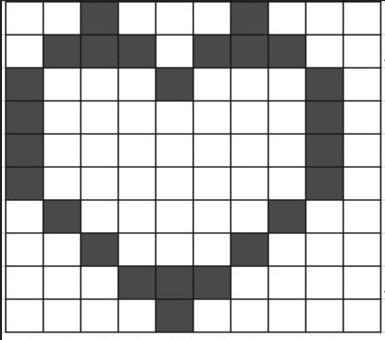
#> input picture hw4/images/q1_huffman.jpg, 385 x 340 px
$ jupyter execute HW4.ipynb
#> lines starting #> are read from the running program, lines starting #| are printed output that depends on the picture; long printed decimals are rounded
[cell 1]
import cv2
import numpy as np
import math
import matplotlib.pyplot as plt
import matplotlib.image as mpimg
from skimage import color

# Question 1 : Huffman Binary Tree (40 points)
Huffman coding is a lossless image compression technique. In this problem, we will
understand the Huffman coding algorithm better, but will not be required to implement it.
PS; you will not be required to generate the compressed image from the original image.

a) (5 points) Read the image heart.jpg, convert the image to grayscale with each
pixel ranging between 0 and 15 (only 4 bits to represent each pixel), and display
the histogram of the image.

[cell 2]
def histogram(img, max_val=256):
    histogram = np.zeros(16)
    rows = img.shape[0]
    cols = img.shape[1]
    for i in range(rows):
        for j in range(cols):
            histogram[img[i][j]] += 1
    return histogram.astype(int)

heart = mpimg.imread('images/q1_huffman.jpg')
#> heart is the input picture: shape (340, 385, 4) float32; mean R, G, B, A 0.76, 0.76, 0.762, 1
heart = heart[:, :, :3]
#> heart: shape (340, 385, 3) float32
heart = np.uint8(color.rgb2gray(heart) * 15)
#> heart: shape (340, 385)

hist = histogram(heart, max_val=16)
#> hist = [0, 1464, 3565, 3618, 28215, 1582, 1253, 1263, 2591, 1, 3, 54, 2908, 1429, 82954, 0]
plt.hist(list(range(0, 16)), weights=hist, bins=16)
plt.title('Heart Histogram')
plt.xlabel('Gray Level')
plt.ylabel('Occurrences')
plt.show()
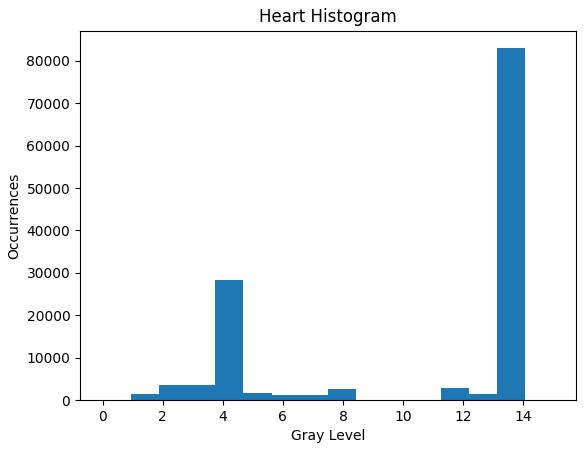
#> figure drawn by matplotlib, 1 panel; tallest bar 82954 high, from x = 13.12 to 14.06

b) (15 points) Write a python/matlab function to generate the Huffman tree. The
function should take the input parameter as an array of size 16 which contains
the corresponding number of occurrences for each pixel value. The function
should then calculate the probabilities for each pixel value, and then generate the
Huffman tree as described in the module slides. Display the Huffman tree for
heart.jpg with proper formatting by generating the input array of size 16 for the
image and passing through the function.

[cell 3]
from ppbtree import print_tree

class huffman_node:
    def __init__(self, value=None, code=None, probability=0, left=None, right=None):
        if value is not None:
            self.name = [round(probability, 5), value]
        else:
            self.name = round(probability, 5)
        self.value = value
        self.code = code
        self.probability = probability
        self.left = left
        self.right = right

    def set_code(self, current=''):
        if self.value is not None:
            self.code = current
            self.name.append(current)
        else:
            if self.left is not None:
                self.left.set_code(current + '0')
            if self.right is not None:
                self.right.set_code(current + '1')

    def get_code(self, current={}):
        if self.value is not None:
            current[self.value] = self.code
        else:
            if self.left is not None:
                self.left.get_code(current)
            if self.right is not None:
                self.right.get_code(current)

        return current


def huffman_tree(histogram=[]):
    nodes = [huffman_node(value=level, probability=occurrences / np.sum(histogram))
              for level, occurrences in enumerate(histogram) if occurrences != 0]

    for i in range(len(nodes) - 1):
        nodes.sort(key=lambda x: x.probability)
        right = nodes.pop(0)
        left = nodes.pop(0)
        nodes.append(huffman_node(probability=left.probability+right.probability, left=left, right=right))

    nodes[0].set_code()
    return nodes[0]

root = huffman_tree(hist)
#> in huffman_tree, `nodes = [huffman_node(value=level, probability=occurrences / np.sum(hi..`: nodes = 14 items
#> the loop in huffman_tree, `for i in range(len(nodes) - 1):` made 13 passes
#> after the loop in huffman_tree, `for i in range(len(nodes) - 1):`: nodes = 1 item
print_tree(root, nameattr='name', left_child='left', right_child='right')
#> (this line was passed over: ppbtree is not available in this run)

c) (10 points) Write a python/matlab function which extends/uses the previous
function, and additionally calculates the codeword for each pixel value from 0 to 15.
The function should take the input parameter as an array of size 16 with the
corresponding number of occurrences for each pixel value. Display the codeword
generated for each pixel value in heart.jpg by generating the input array of size
16 for the image and passing through the function.

[cell 4]
def get_codes(histogram):
    root = huffman_tree(histogram)
#> the loop in huffman_tree (call 2), `for i in range(len(nodes) - 1):` made 13 passes
    return root.get_code()

print(sorted(get_codes(hist).items()))
#| [(1, '110100'), (2, '11000'), (3, '1111'), (4, '10'), (5, '11101'), (6, '1110000'), (7, '111001'), (8, '11011'), (9, '111000111'), (10, '111000110'), (11, '11100010'), (12, '11001'), (13, '110101'), (14, '0')]

d) (10 points) Write a python/matlab function which extends/uses the previous
function, and additionally calculates the new BPP and the compression ratio after
applying Huffman coding. The function should take the input parameter as an
array of size 16 with the corresponding number of occurrences for each pixel
value, and the output of the function should be the new BPP and the
compression ratio. Report the BPP and compression ratio achieved for heart.jpg
by generating the input array of size 16 for the image and passing through the
function.

[cell 5]
def compute_ratios(histogram):
    probabilities = histogram / np.sum(histogram)
    codes = get_codes(histogram)
    orig_bits = math.log2(len(histogram))
    code_bits = sum(len(codes[key]) * probabilities[key] for key in codes.keys())
    ratio = orig_bits / code_bits
    return code_bits, ratio

bpp, compression = compute_ratios(hist)
#> in compute_ratios, `probabilities = histogram / np.sum(histogram)`: probabilities = [0, 0.0112, 0.0272, 0.0276, 0.216, 0.0121, 0.00957, 0.00965, 0.0198, 7.64e-06, 2.29e-05, 0.000413, 0.0222, 0.0109, 0.634, 0]
#> in compute_ratios, `codes = get_codes(histogram)`: codes = 14 items
#> in compute_ratios, `orig_bits = math.log2(len(histogram))`: orig_bits = 4
#> in compute_ratios, `code_bits = sum(len(codes[key]) * probabilities[key] for key in codes...`: code_bits = 1.84
#> in compute_ratios, `ratio = orig_bits / code_bits`: ratio = 2.17
#> bpp = 1.84; compression = 2.17
print(f'BPP: {bpp}')
#| BPP: 1.843
print(f'CR: ({compression}:1)')
#| CR: (2.170:1)

# Question 2 : Reference Image Quality Assessment (30 points)
In this problem, we will be using MSE and PSNR to quantify the quality of different
images with respect to an original image.

a) (5 points) Convert the golden.jpg image to grayscale, and apply FSCS on the
resulting grayscale image. Display the original grayscale image and the image
after FSCS side-by-side with appropriate labels.

[cell 6]
def func_fscs(img):
    A = np.amin(img)
    B = np.amax(img)
    P = (256 - 1) / (B - A)
    L = -A * (256 - 1) / (B - A)
    rows = img.shape[0]
    cols = img.shape[1]
    fscs_img = img.copy()
    for i in range(rows):
        for j in range(cols):
            fscs_img[i][j] = P * fscs_img[i][j] + L
    return fscs_img

golden = mpimg.imread('images/q2_qualityAssessment.jpg')
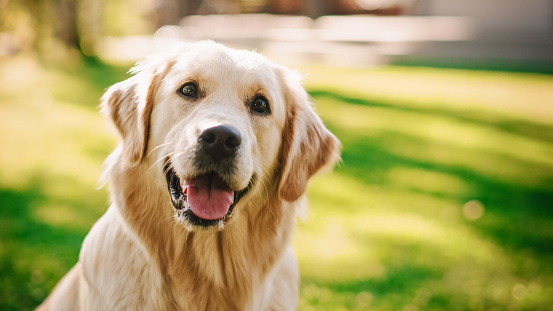
#> input picture hw4/images/q2_qualityAssessment.jpg, 553 x 311 px
#> golden is the input picture: shape (311, 553, 3); mean R, G, B 173.7, 163.6, 101.2
golden = color.rgb2gray(golden) * 255
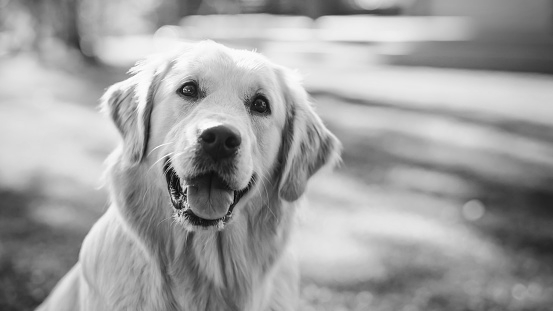
#> golden: shape (311, 553) float64; min 4.08, max 255, mean 161.3
fscs = func_fscs(golden)
#> in func_fscs, `A = np.amin(img)`: A = 4.08
#> in func_fscs, `B = np.amax(img)`: B = 255
#> in func_fscs, `P = (256 - 1) / (B - A)`: P = 1.02
#> in func_fscs, `L = -A * (256 - 1) / (B - A)`: L = -4.15

fig = plt.figure(figsize=(10, 3.5))
ax1 = fig.add_subplot(1,2,1)
ax2 = fig.add_subplot(1,2,2)
ax1.axis('off')
ax2.axis('off')
ax1.title.set_text('Grayscale')
ax2.title.set_text('FSCS')
ax1.imshow(golden, cmap='gray', vmin=0, vmax=255)
ax2.imshow(fscs, cmap='gray', vmin=0, vmax=255)
plt.show()

b) (5 points) Convert the golden.jpg image to grayscale. Randomly choose 20% of
the pixels and change their intensity to 0. Display the original grayscale image
and the resulting grayscale image side-by-side with appropriate labels.

[cell 7]
def pepper(img, fraction=1/5):
    upper_bound = (1 / fraction) + 1
    pepper = np.random.randint(0, upper_bound, img.shape).clip(0, 1)
    return np.multiply(img, pepper)

peppered = pepper(golden)
fig = plt.figure(figsize=(10, 3.5))
ax1 = fig.add_subplot(1,2,1)
ax2 = fig.add_subplot(1,2,2)
ax1.axis('off')
ax2.axis('off')
ax1.title.set_text('Grayscale')
ax2.title.set_text('Intensity Peppered')
ax1.imshow(golden, cmap='gray', vmin=0, vmax=255)
ax2.imshow(peppered, cmap='gray', vmin=0, vmax=255)
plt.show()

c) (5 points) Convert the golden.jpg image to grayscale. Apply the gamma
correction algorithm on this grayscale image for a gamma value of 0.95. Display
the original grayscale image and the resulting gamma corrected grayscale image
side-by-side with appropriate labels.

[cell 8]
def func_gamma(img, gamma):
    return np.power(img, 1 / gamma).astype(int)

gamma = func_gamma(golden, 0.95)
fig = plt.figure(figsize=(10, 3.5))
ax1 = fig.add_subplot(1,2,1)
ax2 = fig.add_subplot(1,2,2)
ax1.axis('off')
ax2.axis('off')
ax1.title.set_text('Grayscale')
ax2.title.set_text('Gamma Corrected')
ax1.imshow(golden, cmap='gray', vmin=0, vmax=255)
ax2.imshow(gamma, cmap='gray', vmin=0, vmax=255)
plt.show()

d) (10 points) Write a python/matlab function to take in two grayscale images as
input, and give the MSE and PSNR of the second image with reference to the
first image (original image) as the output.

[cell 9]
def metrics(img1, img2):
    mse = (np.square(img1 - img2)).mean()
    psnr = 10 * math.log10((255 ** 2) / math.sqrt(mse))
    return mse, psnr

e) (5 points) Run the function written in the previous parts, and report the MSE and
PSNR for the images generated in parts a), b) and c) with reference to the
original grayscale golden.jpg image. Report these values in a table with clear
labels. Comment a few lines on the MSE values observed, the similarities and
differences between the MSE values of the different images, and whether MSE
captures the quality of an image effectively.

[cell 10]
img_names = ['FSCS Image', 'Intensity Peppered', 'Gamma Corrected']
imgs = [fscs, peppered, gamma]
m = [metrics(img, golden) for img in imgs]
#> in metrics, `mse = (np.square(img1 - img2)).mean()`: mse = 3.04
#> in metrics, `psnr = 10 * math.log10((255 ** 2) / math.sqrt(mse))`: psnr = 45.71
#> m = [(3.04, 45.71), (4750.5, 29.75), (2831.3, 30.87)]

print ("{:<20} {:<20} {:<20}".format('Image','MSE','PSNR'))
for i, (mse, psnr) in enumerate(m):
    print ("{:<20} {:<20} {:<20}".format(img_names[i], mse, psnr))
#> this loop made 3 passes
#> (printed output is left out)

**Answer:** MSE Error is very low for the FSCS image and very high for both the gamma corrected and peppered images. MSE does not capture the quality of an image effectively in certain situations. The quality difference between the gamma corrected and FSCS image isn't as huge as it makes it seem; its value is closer to the peppered image, which looks much worse, than the FSCS image)

# Question 3 : Hough Transform (30 points)
In this problem, we will be utilizing the hough transform to detect lines in the lines.jpg
image.

a) (10 marks) Consider Question 3 of HW2. This question is a continuation of that
question. Refer to HW2 in Canvas → Files tab to access the Question 3 of HW2.
If you have not completed Q3 in HW2, complete it now and display the four DoG
filtered images of lines.jpg ( instead of flowers.jpg asked in “HW2 Q3 part c” ) in a
2x2 grid with the appropriate labels.

[cell 11]
def mylinearfilter(img, h):
    rows = img.shape[0] + h.shape[0] - 1
    cols = img.shape[1] + h.shape[1] - 1
    dft_img = np.fft.fft2(img, (rows, cols))
    dft_h = np.fft.fft2(h, (rows, cols))
    dft = np.multiply(dft_img, dft_h)
    unpad_rows = int((rows - img.shape[0]) / 2)
    unpad_cols = int((cols - img.shape[1]) / 2)
    return np.fft.ifft2(dft)[unpad_rows:-unpad_rows, unpad_cols:-unpad_cols]

def myDoG(DoGsize, sigma1, k):
    sigma2 = k * sigma1
    square_size = min(DoGsize)
    kernel1 = cv2.getGaussianKernel(square_size, sigma1)
    kernel1 = kernel1 * np.transpose(kernel1)
    kernel2 = cv2.getGaussianKernel(square_size, sigma2)
    kernel2 = kernel2 * np.transpose(kernel2)
    kernel = kernel2 - kernel1
    rows_border = max(0, int((DoGsize[0] - square_size) / 2))
    cols_border = max(0, int((DoGsize[1] - square_size) / 2))
    return cv2.copyMakeBorder(kernel, rows_border, rows_border, cols_border, cols_border, cv2.BORDER_CONSTANT, None, value=0)

lines = mpimg.imread('images/q3_hough.jpg')
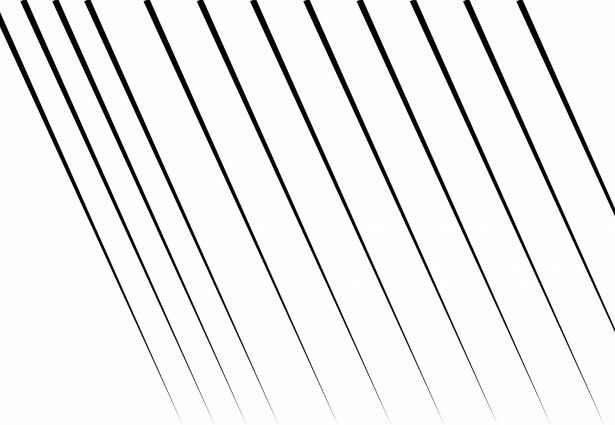
#> input picture hw4/images/q3_hough.jpg, 615 x 425 px
#> lines is the input picture: shape (425, 615, 3); min 0, max 255, mean 237.2
lines = color.rgb2gray(lines) * 255
#> lines: shape (425, 615) float64
# trim an edge
g_flowers = lines[:, 1:]

filters = [myDoG(lines.shape, sigma1, 1.5) for sigma1 in range(1, 5)]
filtered_imgs = [mylinearfilter(lines, filters[i]) for i in range(len(filters))]
#> in mylinearfilter (call 4), `dft_h = np.fft.fft2(h, (rows, cols))`:
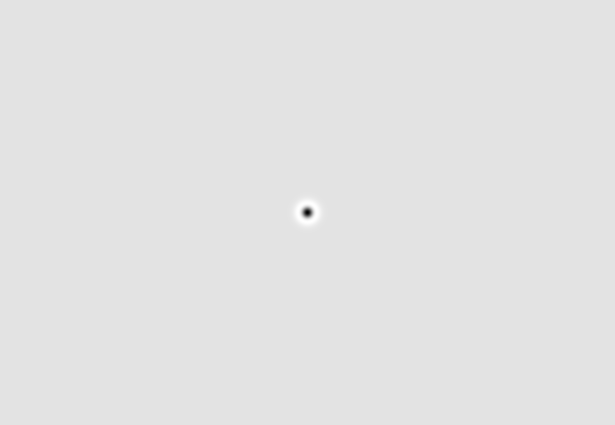
#> h: shape (425, 615) float64; min -0.00553, max 0.000669, mean 4.07e-22; drawn with min black and max white
#> filtered_imgs = 4 items

fig = plt.figure(figsize=(9, 6))
for i in range(4):
    ax = fig.add_subplot(2,2,i+1)
    ax.axis('off')
    ax.title.set_text('Filtered Lines, sigma1 = ' + str(i+1) + ', k = 1.5')
    ax.imshow(np.real(filtered_imgs[i]), cmap='gray')
plt.show()

b) (10 marks) One useful application of DoG filtering is edge detection. After DoG
filtering, zero-crossings occur near the center of edges, where the DoG goes
from positive to negative or from negative to positive between neighboring pixels.
On the four filtered images of lines.jpg, find horizontal and vertical zero-crossings
to generate the corresponding edge maps. In the edge maps, set the value of
pixels corresponding to zero-crossings to 1 and the rest to 0. Display the four
edge maps and write a few lines on your observations.

[cell 12]
def zero_crossings(img):
    edge_map = np.zeros_like(img)
    for i in range(img.shape[0]):
        for j in range(img.shape[1]):
            if (i < img.shape[0] - 1):
                edge_map[i, j] = 1 if np.sign(img[i, j]) != np.sign(img[i+1, j]) else edge_map[i, j]
            if (j < img.shape[1] - 1):
                edge_map[i, j] = 1 if np.sign(img[i, j]) != np.sign(img[i, j+1]) else edge_map[i, j]
    return edge_map

edge_maps = [zero_crossings(np.real(img)) for img in filtered_imgs]
#> after the loop in zero_crossings, `for i in range(img.shape[0]):`:
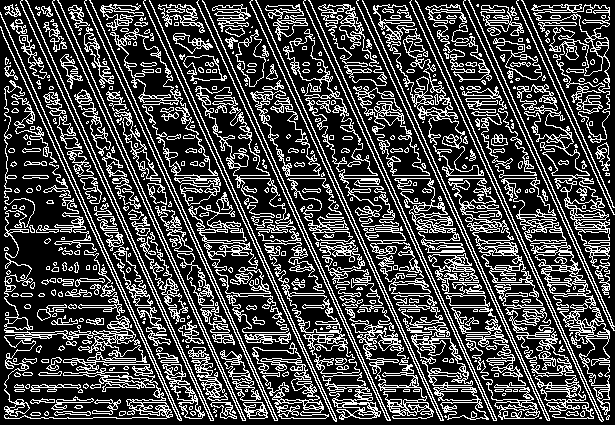
#> edge_map: shape (425, 615) float64; values 0 (black) and 1 (white), 27.3% white in thin lines or dots
#> after the loop in zero_crossings (call 4), `for i in range(img.shape[0]):`:
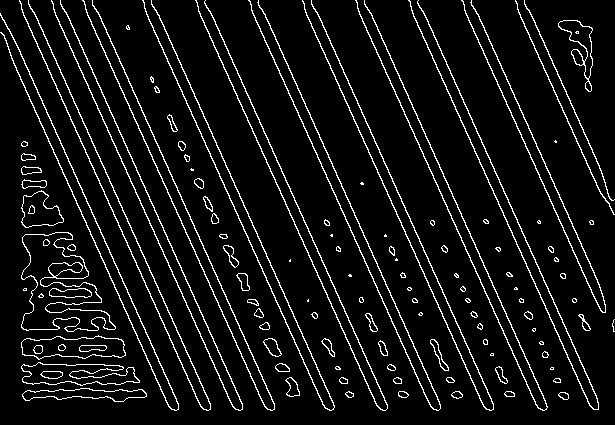
#> edge_map: shape (425, 615) float64; values 0 (black) and 1 (white), 6.9% white in thin lines or dots
#> edge_maps = 4 items
fig = plt.figure(figsize=(9, 6))
for i in range(4):
    ax = fig.add_subplot(2,2,i+1)
    ax.axis('off')
    ax.title.set_text('Edge Map, sigma1 = ' + str(i+1) + ', k = 1.5')
    ax.imshow(edge_maps[i], cmap='gray')
plt.show()

**Answer:** We see that the higher value of sigma we use the less noise shows up in the edge map. This makes sense since we are increasing the size of the band while reducing its extreme point, so less noise is accentuated in the last edge map.

c) (10 points) In this part, we will be using the hough transform to detect lines in the
edge map generated in the previous question. Take any one of the four edge
maps generated. Write a function in python/matlab which takes in the input
parameter as the edge map image, and gives the output as a grayscale image
with only the detected lines. In this function, you will use an internal array of “rho
x theta” size, and use this as a hough accumulator and increment an index as
you find a line. Then, use a suitable threshold, and every index in the array
greater than this threshold should be considered a line. Then with the (rho, theta)
pairs found above the threshold, generate a grayscale image with the lines
generated using these (rho, theta) pairs. Run one of the edge maps of lines.jpg
through this function, and display both the original lines.jpg image and the
generated grayscale “line detection” image side-by-side with the appropriate
labels

[cell 13]
def hough_transform(edge_map, threshold=100, num_lines=0):
    # if num_lines set to 0, then it is ignored

    width, height = edge_map.shape
    diagonal = int(round(math.sqrt(width * width + height * height)))
    rhos = np.linspace(-diagonal, diagonal, diagonal * 2)
    thetas = np.deg2rad(np.arange(-90, 90, 1))
    cos_t = np.cos(thetas)
    sin_t = np.sin(thetas)
    A = np.zeros((2 * diagonal, len(thetas)), dtype=np.uint8)

    xs, ys = np.nonzero(edge_map)
    for i in range(len(xs)):
        x = xs[i]
        y = ys[i]
        for theta_idx in range(len(thetas)):
            rho = diagonal + int(x * cos_t[theta_idx] + y * sin_t[theta_idx])
            A[rho, theta_idx] += 1

    indices =  np.argpartition(A.flatten(), -2)[-num_lines:]
    indices = np.vstack(np.unravel_index(indices, A.shape)).T

    lines = np.transpose(np.zeros_like(edge_map).astype(np.uint8))
    lines = cv2.cvtColor(lines, cv2.COLOR_GRAY2BGR)
    for i in range(len(indices)):
        if (A[indices[i][0], indices[i][1]] > threshold):
            rho = rhos[indices[i][0]]
            a = cos_t[indices[i][1]]
            b = sin_t[indices[i][1]]
            x0 = a * rho
            y0 = b * rho
            x1 = int(x0 - b * 1000)
            y1 = int(y0 + a * 1000)
            x2 = int(x0 + b * 1000)
            y2 = int(y0 - a * 1000)
            # print(rho, a, b, A[rho, theta_idx], (x1, y1), '-->', (x2, y2))
            cv2.line(lines, (x1, y1), (x2, y2), (0, 255, 0), 1)
    return np.transpose(cv2.cvtColor(lines, cv2.COLOR_BGR2GRAY))

lines = hough_transform(edge_maps[3], threshold=125)
#> in hough_transform, `rhos = np.linspace(-diagonal, diagonal, diagonal * 2)`: rhos = 1496 values from -748 to 748
#> in hough_transform, `thetas = np.deg2rad(np.arange(-90, 90, 1))`: thetas = 180 values from -1.57 to 1.55
#> in hough_transform, `cos_t = np.cos(thetas)`: cos_t = 180 values, max 1 at index 90, min 6.12e-17 at index 0, mean 0.637
#> in hough_transform, `sin_t = np.sin(thetas)`: sin_t = 180 values from -1 to 1
#> in hough_transform, `xs, ys = np.nonzero(edge_map)`: xs = 18158 values from 0 to 410; ys = 18158 values, max 614 at index 7598, min 0 at index 397, mean 285.5
#> the loop in hough_transform, `for i in range(len(xs)):` made 18158 passes
#> (x, y) on passes 1 to 3: (0, 19), (0, 28), (0, 51)
#> after the loop in hough_transform, `for i in range(len(xs)):`:
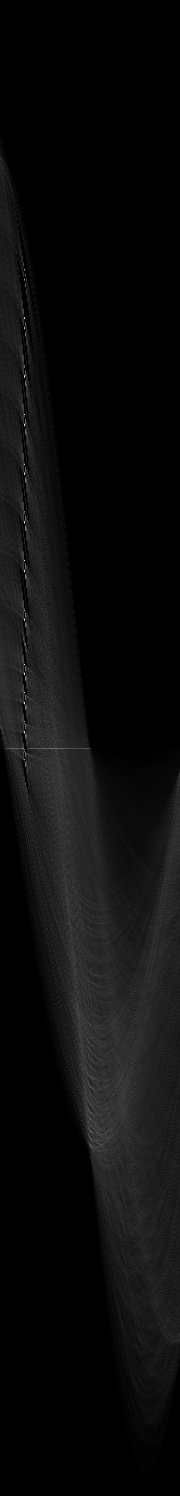
#> A: shape (1496, 180); min 0, max 250, mean 12.1
#> in hough_transform, `indices = np.vstack(np.unravel_index(indices, A.shape)).T`: indices = 269280 pairs, first value 0 to 1495, second value 0 to 179
#> after the loop in hough_transform, `for i in range(len(indices)):`:
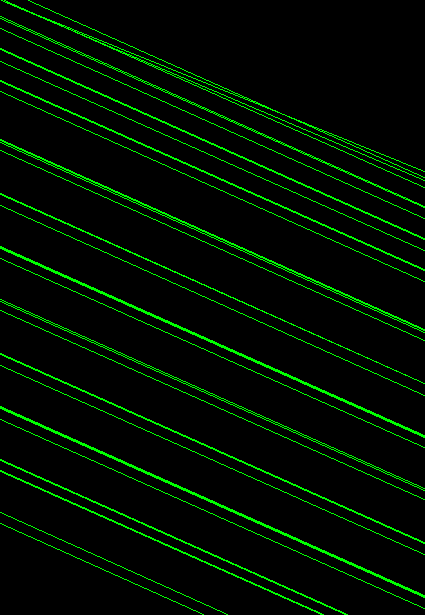
#> lines: shape (615, 425, 3); mean B, G, R 0, 15.4, 0
#> in hough_transform, `return np.transpose(cv2.cvtColor(lines, cv2.COLOR_BGR2GRAY))`:
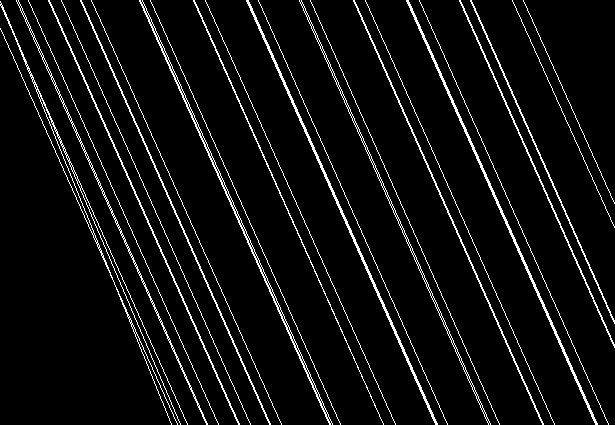
#> returned value: shape (425, 615); values 0 (black) and 150 (white), 6.1% white in thin lines or dots
fig = plt.figure(figsize=(10, 3.5))
ax1 = fig.add_subplot(1,2,1)
ax2 = fig.add_subplot(1,2,2)
ax1.axis('off')
ax2.axis('off')
ax1.title.set_text('Edge Map')
ax2.title.set_text('Line Detection')
ax1.imshow(edge_maps[3], cmap='gray')
ax2.imshow(lines, cmap='gray')
plt.show()
